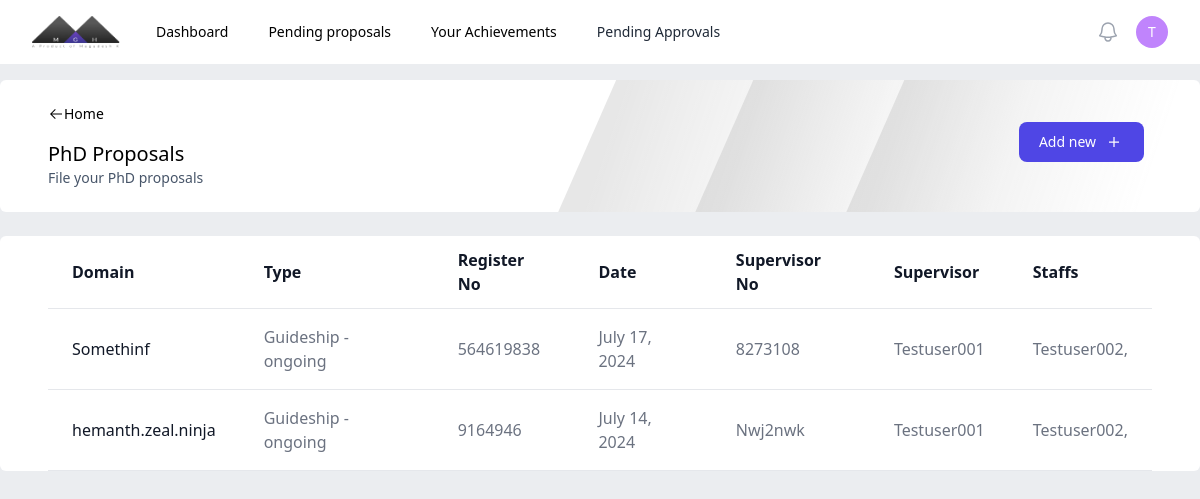
/phd/ (signed in), run on the app's committed database.
### authentication/models.py (models this page shows)
class staff(AbstractUser):
    dept = models.ForeignKey(department, on_delete=models.CASCADE, null=True, blank=True)
    designation = models.CharField(max_length=20)
    phone = models.CharField(max_length=20)
    def __str__(self):
        return self.username

### central/models.py (models this page shows, shortened)
class phd(models.Model):
    choices = (
        ['Guideship - ongoing', 'Guideship - ongoing'],
        ['Guideship - completed', 'Guideship - completed'],
        ['Ongoing Scholar', 'Ongoing Scholar'],
        ['Completed Scholar', 'Completed Scholar'],
        )
    type = models.CharField(max_length=50, choices=choices)
    domain = models.CharField(max_length=50)
    registerno = models.CharField(max_length=50, unique=True)    #Inquire about where to put unique constraint
    date = models.DateField()
    supervisorno = models.CharField(max_length=50)
    supervisor = models.ForeignKey(staff, on_delete=models.SET_NULL, related_name='supervisor', null=True)
    staffs = models.ManyToManyField(staff)
    department = models.ForeignKey(department, on_delete=models.SET_NULL, null=True)
    hodapproval = models.BooleanField(verbose_name="HoD Approval Status", default=False, null=True)
    controller = models.BooleanField(verbose_name="Controller Approval Status", default=False, null=True)

### central/views.py (the view)
# urls.py: path('phd/', ctv.phd),
@login_required
def phd(request):
    obj = _phd.objects.filter(Q(supervisor=request.user) | Q(staffs=request.user), controller=True).distinct()
    return render(request, 'central/phd.html', {'objects': obj})

### authentication/models.py (called while the page is built)
    def __str__(self):
        return self.name

### central/templates/central/phd.html (shortened to what this page needs)
{% extends 'central/publication.html' %}
{% block header %}
    <p class="text-xl font-medium mt-4">PhD Proposals</p>
    <p class="text-sm text-slate-600">File your PhD proposals</p>
{% endblock %}
{% block addurl %}
     /phdapplication
{% endblock %}
{% block content %}
<table class=" text-left min-h-full text-gray-500 bg-white dark:text-gray-400 rounded-md overflow-x-auto w-full">
    <thead class="border-b text-gray-900 dark:text-gray-400">
        <tr>
            <th scope="col" class="px-6 py-3">
                Domain
            </th>
            <th scope="col" class="px-6 py-3">
                Type
            </th>
            <th scope="col" class="px-6 py-3">
                Register No
            </th>
            <th scope="col" class="px-6 py-3">
                Date
            </th>
            <th scope="col" class="px-6 py-3">
                Supervisor No
            </th>
            <th scope="col" class="px-6 py-3">
                Supervisor
            </th>
            <th scope="col" class="px-6 py-3">
                Staffs
            </th>
        </tr>
    </thead>
    <tbody>
        {% for object in objects %}
        <tr class="border-b">
            <td scope="row" class="hover:underline px-6 py-4 font-medium text-gray-900 whitespace-nowrap">
                <a href="">
                {{object.domain}}
                </a>
            </td>
            <td scope="row" class="px-6 py-4">
                <a href="">
                {{object.type}}
                </a>
            </td>
            <td class="px-6 py-4">
                {{object.registerno}}
            </td>
            <td class="px-6 py-4">
                {{object.date}}
            </td>
            <td class="px-6 py-4">
                {{object.supervisorno}}
            </td>
            <td class="px-6 py-4">
                {{object.supervisor}}
            </td>
            <td class="px-6 py-4">
                {% for staff in object.staffs.all %}
                    {{staff}},
                {% endfor %}
            </td>
        </tr>
        {% endfor %}
    </tbody>
    </table>
{% endblock %}

### central/templates/central/nav.html (shortened to what this page needs)
{% load static %}
<nav class="bg-white">
     <div class="mx-auto max-w-7xl px-2 sm:px-6 lg:px-8">
       <div class="relative flex h-16 items-center justify-between">
         <div class="flex flex-1 items-center justify-center sm:items-stretch sm:justify-start">
           <div class="flex flex-shrink-0 items-center">
             <img class="h-8 w-auto" src="{% static 'images/logo.png' %}" alt="Your Company">
           </div>
           <div class="hidden sm:ml-6 sm:block">
             <div class="flex space-x-4">
               <a href="/" class="rounded-md px-3 py-2 text-sm font-medium text-black hover:bg-gray-100" aria-current="page">Dashboard</a>
               <a href="/pendingproposals" class="rounded-md px-3 py-2 text-sm font-medium text-black hover:bg-gray-100 hover:text-black">Pending proposals</a>
               <a href="/achievements" class="rounded-md px-3 py-2 text-sm font-medium text-black hover:bg-gray-100 hover:text-black">Your Achievements</a>
               {% if request.user.groups.first.name == 'Controller' or request.user.groups.first.name == 'HoD'%}
               <a href="/pendingapprovals" class="block rounded-md px-3 py-2 text-sm font-medium text-gray-800 hover:bg-slate-100 hover:text-black">Pending Approvals</a>
               {% endif %}
             </div>
           </div>
         </div>
         <div class="absolute inset-y-0 right-0 flex items-center pr-2 sm:static sm:inset-auto sm:ml-6 sm:pr-0">
           <button type="button" class="relative rounded-full p-1 text-gray-400 hover:text-black focus:outline-none focus:ring-2 focus:ring-white focus:ring-offset-2 focus:ring-offset-gray-800">
             <span class="absolute -inset-1.5"></span>
           </button>
           <div class="relative ml-3">
             <div>
               <button type="button" class="min-w-8 min-h-8 flex items-center justify-center relative rounded-full text-sm border-none focus:outline-none" id="user-menu-button" aria-expanded="false" aria-haspopup="true">
                 <div class="">
                    <p class="text-white font-medium">{{request.user.username|make_list|first}}</p>
                 </div>
               </button>
             </div>
           </div>
         </div>
       </div>
     </div>
   </nav>

### data on the page
staff: user.username|make_list "T"
phd: domain "Somethinf", type "Guideship - ongoing", registerno "564619838", date "July 17, 2024", supervisorno "8273108", supervisor "Testuser001"
staff: username "Testuser002"
phd: domain "hemanth.zeal.ninja", type "Guideship - ongoing", registerno "9164946", date "July 14, 2024", supervisorno "Nwj2nwk", supervisor "Testuser001"
